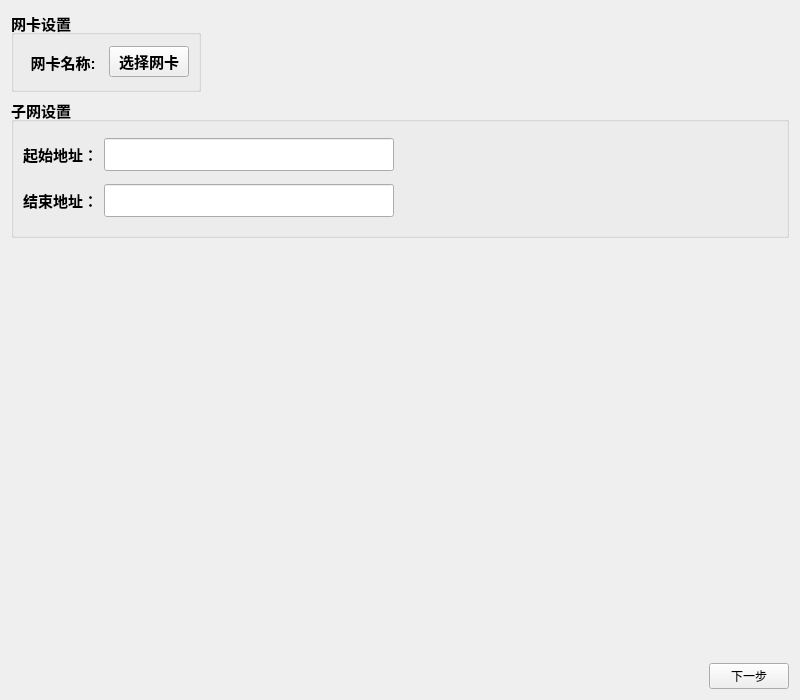
<?xml version="1.0" encoding="UTF-8"?>
<ui version="4.0">
 <class>DHCP</class>
 <widget class="QWidget" name="DHCP">
  <property name="geometry">
   <rect>
    <x>0</x>
    <y>0</y>
    <width>800</width>
    <height>700</height>
   </rect>
  </property>
  <property name="sizePolicy">
   <sizepolicy hsizetype="Expanding" vsizetype="Expanding">
    <horstretch>0</horstretch>
    <verstretch>0</verstretch>
   </sizepolicy>
  </property>
  <property name="minimumSize">
   <size>
    <width>800</width>
    <height>700</height>
   </size>
  </property>
  <property name="maximumSize">
   <size>
    <width>800</width>
    <height>700</height>
   </size>
  </property>
  <property name="windowTitle">
   <string>Form</string>
  </property>
  <layout class="QVBoxLayout" name="verticalLayout_2">
   <item>
    <widget class="QGroupBox" name="groupBox_NetName">
     <property name="sizePolicy">
      <sizepolicy hsizetype="Expanding" vsizetype="Expanding">
       <horstretch>0</horstretch>
       <verstretch>0</verstretch>
      </sizepolicy>
     </property>
     <property name="minimumSize">
      <size>
       <width>190</width>
       <height>81</height>
      </size>
     </property>
     <property name="maximumSize">
      <size>
       <width>190</width>
       <height>81</height>
      </size>
     </property>
     <property name="font">
      <font>
       <family>Segoe UI</family>
       <pointsize>11</pointsize>
       <weight>75</weight>
       <bold>true</bold>
       <underline>false</underline>
      </font>
     </property>
     <property name="title">
      <string>网卡设置</string>
     </property>
     <layout class="QHBoxLayout" name="horizontalLayout_8">
      <item>
       <widget class="BodyLabel" name="BodyLabel_NetName">
        <property name="layoutDirection">
         <enum>Qt::LeftToRight</enum>
        </property>
        <property name="text">
         <string>网卡名称:</string>
        </property>
        <property name="alignment">
         <set>Qt::AlignCenter</set>
        </property>
       </widget>
      </item>
      <item>
       <widget class="ComboBox" name="ComboBox_NetName">
        <property name="text">
         <string>选择网卡</string>
        </property>
       </widget>
      </item>
     </layout>
    </widget>
   </item>
   <item>
    <widget class="QGroupBox" name="groupBox_SubNet">
     <property name="sizePolicy">
      <sizepolicy hsizetype="Expanding" vsizetype="Expanding">
       <horstretch>0</horstretch>
       <verstretch>0</verstretch>
      </sizepolicy>
     </property>
     <property name="minimumSize">
      <size>
       <width>320</width>
       <height>140</height>
      </size>
     </property>
     <property name="maximumSize">
      <size>
       <width>9999</width>
       <height>140</height>
      </size>
     </property>
     <property name="font">
      <font>
       <family>Segoe UI</family>
       <pointsize>11</pointsize>
       <weight>75</weight>
       <bold>true</bold>
       <underline>false</underline>
      </font>
     </property>
     <property name="title">
      <string>子网设置</string>
     </property>
     <layout class="QVBoxLayout" name="verticalLayout">
      <item>
       <layout class="QHBoxLayout" name="horizontalLayout_2">
        <item>
         <widget class="BodyLabel" name="BodyLabel_StartSubNet">
          <property name="text">
           <string>起始地址：</string>
          </property>
          <property name="alignment">
           <set>Qt::AlignCenter</set>
          </property>
         </widget>
        </item>
        <item>
         <widget class="LineEdit" name="LineEdit_StartSubNet">
          <property name="minimumSize">
           <size>
            <width>80</width>
            <height>33</height>
           </size>
          </property>
          <property name="maximumSize">
           <size>
            <width>290</width>
            <height>33</height>
           </size>
          </property>
         </widget>
        </item>
        <item>
         <spacer name="horizontalSpacer_2">
          <property name="orientation">
           <enum>Qt::Horizontal</enum>
          </property>
          <property name="sizeHint" stdset="0">
           <size>
            <width>40</width>
            <height>20</height>
           </size>
          </property>
         </spacer>
        </item>
       </layout>
      </item>
      <item>
       <layout class="QHBoxLayout" name="horizontalLayout_4">
        <item>
         <widget class="BodyLabel" name="BodyLabel_EndSubNet">
          <property name="text">
           <string>结束地址：</string>
          </property>
          <property name="alignment">
           <set>Qt::AlignCenter</set>
          </property>
         </widget>
        </item>
        <item>
         <widget class="LineEdit" name="LineEdit_EndSubNet">
          <property name="minimumSize">
           <size>
            <width>80</width>
            <height>33</height>
           </size>
          </property>
          <property name="maximumSize">
           <size>
            <width>290</width>
            <height>33</height>
           </size>
          </property>
         </widget>
        </item>
        <item>
         <spacer name="horizontalSpacer">
          <property name="orientation">
           <enum>Qt::Horizontal</enum>
          </property>
          <property name="sizeHint" stdset="0">
           <size>
            <width>40</width>
            <height>20</height>
           </size>
          </property>
         </spacer>
        </item>
       </layout>
      </item>
     </layout>
    </widget>
   </item>
   <item>
    <spacer name="verticalSpacer">
     <property name="orientation">
      <enum>Qt::Vertical</enum>
     </property>
     <property name="sizeHint" stdset="0">
      <size>
       <width>20</width>
       <height>40</height>
      </size>
     </property>
    </spacer>
   </item>
   <item>
    <layout class="QHBoxLayout" name="horizontalLayout_3">
     <item>
      <spacer name="horizontalSpacer_7">
       <property name="orientation">
        <enum>Qt::Horizontal</enum>
       </property>
       <property name="sizeHint" stdset="0">
        <size>
         <width>40</width>
         <height>20</height>
        </size>
       </property>
      </spacer>
     </item>
     <item>
      <widget class="PrimaryPushButton" name="PrimaryPushButton_ServiceNext">
       <property name="text">
        <string>下一步</string>
       </property>
      </widget>
     </item>
    </layout>
   </item>
  </layout>
 </widget>
 <customwidgets>
  <customwidget>
   <class>ComboBox</class>
   <extends>QPushButton</extends>
   <header>qfluentwidgets</header>
  </customwidget>
  <customwidget>
   <class>PushButton</class>
   <extends>QPushButton</extends>
   <header>qfluentwidgets</header>
  </customwidget>
  <customwidget>
   <class>PrimaryPushButton</class>
   <extends>PushButton</extends>
   <header>qfluentwidgets</header>
  </customwidget>
  <customwidget>
   <class>BodyLabel</class>
   <extends>QLabel</extends>
   <header>qfluentwidgets</header>
  </customwidget>
  <customwidget>
   <class>LineEdit</class>
   <extends>QLineEdit</extends>
   <header>qfluentwidgets</header>
  </customwidget>
 </customwidgets>
 <resources/>
 <connections/>
</ui>
